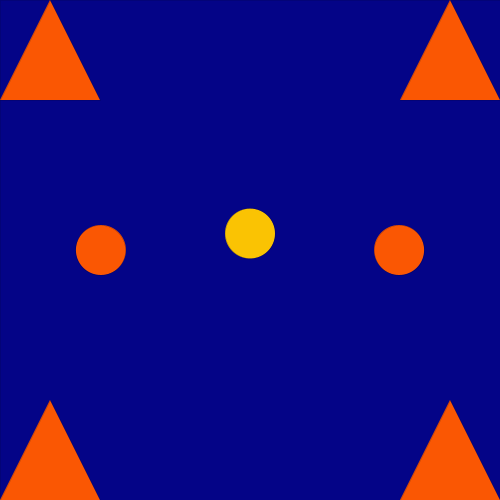
Frame 1 (no input)
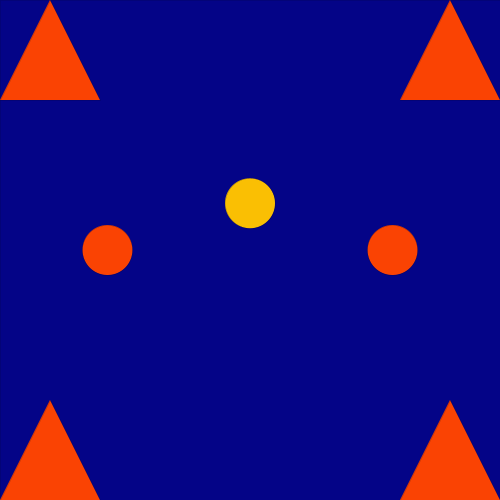
Frame 60 (the mouse pressed at the canvas centre just before this capture)
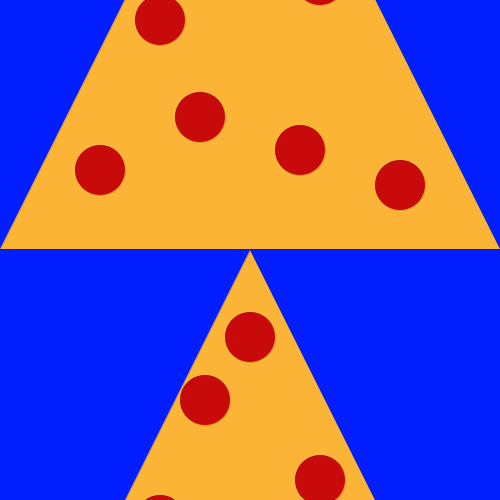
Frame 120 (the mouse held since frame 60 and released just before this capture)

The Processing sketch that drew these frames (run headless with seeded random() and noise(); from frame 60 on, the mouse is pressed at the canvas centre):

// Processing sketch: f17magd150lab04_Monson
// ── f17magd150lab04_Monson.pde
//Integers go on top 
char pep, cheese, sauce;
boolean button = false;
boolean buttonPressed = false;
float theta, cosTheta, sinTheta, 
  rotationSpeed;
float x1, y1, w, h, 
  x2, y2,
  x3, y3,
  x4, y4;

void setup(){
  size(500,500);
  pixelDensity(displayDensity());
  background(255);
  w = h = min(width, height) * 0.20;
 
  x1 = width * 0.25;
  y1 = height * 0.5;
 
  x2 = width * 0.5;
  y2 = height * 0.5;
  
  x3 = width * 0.25;
  y3 = height * 0.5;
  
  x4 = width * 0.5;
  y4 = height * 0.5;
  

  rotationSpeed = 0.11+pmouseX*0.01;
  
  cheese = 'q';
}

void draw(){
  strokeWeight(0);
  if(button){
background(0,30,255);
 fill(#fcb437);
  triangle(250,-1-mouseY,0,499-mouseY,500,499-mouseY);
  fill(200,10,10);
  ellipse(160,270-mouseY,50,50);
  ellipse(200,367-mouseY,50,50);
  ellipse(320,230-mouseY,50,50);
  ellipse(100,420-mouseY,50,50);
  ellipse(250,87-mouseY,50,50);
  ellipse(205,150-mouseY,50,50);
  ellipse(400,435-mouseY,50,50);
  ellipse(300,400-mouseY,50,50);
  fill(#fcb437);
  triangle(250,500-mouseY,0,1000-mouseY,500,1000-mouseY);
  fill(200,10,10);
  ellipse(160,770-mouseY,50,50);
  ellipse(200,867-mouseY,50,50);
  ellipse(320,730-mouseY,50,50);
  ellipse(100,920-mouseY,50,50);
  ellipse(250,587-mouseY,50,50);
  ellipse(205,650-mouseY,50,50);
  ellipse(400,935-mouseY,50,50);
  ellipse(300,900-mouseY,50,50);
  
  }else {
    background(0,0,150);
    
    fill(32, 32);
  rect(0, 0, width, height);
  theta = theta + map(mouseX, 0, width, -rotationSpeed, rotationSpeed);
  cosTheta = cos(theta);
  sinTheta = sin(theta);

  x1 = map(cosTheta, -1, 1, w, width - w);
  y1 = height * 0.5;
  fill(255, map(sinTheta, -1, 1, 0, 200), 0, 250);
  ellipse(x1, y1, w * 0.5, h * 0.5);
  x2 = width * 0.5;
  y2 = map(sinTheta, -1, 1, h, height - h);
  fill(255, map(cosTheta, -1, 1, 0, 200), 0, 250);
  ellipse(x2, y2, w * 0.5, h * 0.5);
  x3 = map(cosTheta, 1, -1, w, width - w);
  y3 = height * 0.5;
  fill(255, map(sinTheta, -1, 1, 0, 200), 0, 250);
  ellipse(x3, y3, w * 0.5, h * 0.5);
      if (buttonPressed){
      if (keyPressed) {
    if (key == sauce) {
      fill(#fcb437);
      ellipse(mouseX,mouseY,200,200);
      fill(#ad4432);
   ellipse(mouseX,mouseY,180,180);
    }
   
    }
    if(key == cheese) { 
      ellipse(mouseX,mouseY,200,200);
    fill(#f2c02b);
    ellipse(mouseX,mouseY,180,180);
      }
  }
  else{
    triangle(50,0,0,100,100,100);
    triangle(450,0,400,100,500,100);
    triangle(50,400,0,500,100,500);
    triangle(450,400,400,500,500,500);
  }
}
}
void keyPressed(){
  buttonPressed = !buttonPressed;
}

void mousePressed(){
 button = !button;
 
}
